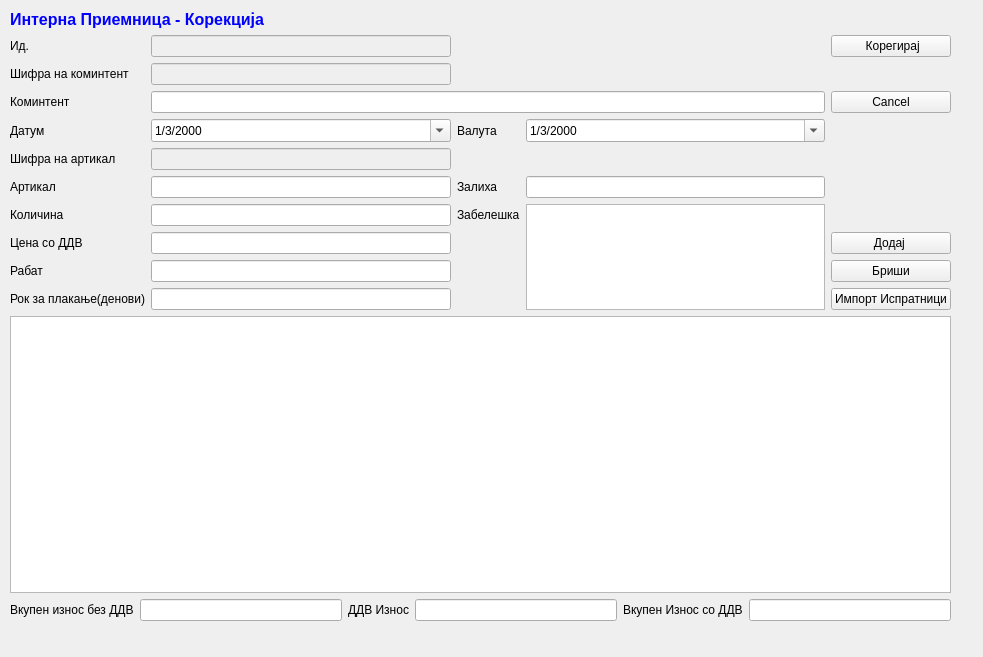
<?xml version="1.0" encoding="UTF-8"?>
<ui version="4.0">
 <class>IntPriemniciKorekcija</class>
 <widget class="QWidget" name="IntPriemniciKorekcija">
  <property name="geometry">
   <rect>
    <x>0</x>
    <y>0</y>
    <width>983</width>
    <height>657</height>
   </rect>
  </property>
  <property name="windowTitle">
   <string>Form</string>
  </property>
  <widget class="QWidget" name="layoutWidget">
   <property name="geometry">
    <rect>
     <x>10</x>
     <y>10</y>
     <width>941</width>
     <height>611</height>
    </rect>
   </property>
   <layout class="QGridLayout" name="gridLayout">
    <item row="1" column="1">
     <widget class="QLineEdit" name="faktura_id">
      <property name="enabled">
       <bool>false</bool>
      </property>
      <property name="palette">
       <palette>
        <active>
         <colorrole role="Text">
          <brush brushstyle="SolidPattern">
           <color alpha="255">
            <red>0</red>
            <green>0</green>
            <blue>0</blue>
           </color>
          </brush>
         </colorrole>
        </active>
        <inactive>
         <colorrole role="Text">
          <brush brushstyle="SolidPattern">
           <color alpha="255">
            <red>0</red>
            <green>0</green>
            <blue>0</blue>
           </color>
          </brush>
         </colorrole>
        </inactive>
        <disabled>
         <colorrole role="Text">
          <brush brushstyle="SolidPattern">
           <color alpha="255">
            <red>0</red>
            <green>0</green>
            <blue>255</blue>
           </color>
          </brush>
         </colorrole>
        </disabled>
       </palette>
      </property>
      <property name="styleSheet">
       <string notr="true"/>
      </property>
     </widget>
    </item>
    <item row="6" column="1">
     <widget class="QLineEdit" name="artikal">
      <property name="enabled">
       <bool>true</bool>
      </property>
      <property name="toolTip">
       <string>&lt;html&gt;&lt;head/&gt;&lt;body&gt;&lt;p&gt;Притисни ЕНТЕР за да те однесе во листата&lt;/p&gt;&lt;/body&gt;&lt;/html&gt;</string>
      </property>
      <property name="readOnly">
       <bool>false</bool>
      </property>
     </widget>
    </item>
    <item row="8" column="4">
     <widget class="QPushButton" name="pushButton_3">
      <property name="text">
       <string>Додај </string>
      </property>
     </widget>
    </item>
    <item row="0" column="0" colspan="2">
     <widget class="QLabel" name="label_4">
      <property name="text">
       <string>&lt;!DOCTYPE HTML PUBLIC &quot;-//W3C//DTD HTML 4.0//EN&quot; &quot;http://www.w3.org/TR/REC-html40/strict.dtd&quot;&gt;
&lt;html&gt;&lt;head&gt;&lt;meta name=&quot;qrichtext&quot; content=&quot;1&quot; /&gt;&lt;style type=&quot;text/css&quot;&gt;
p, li { white-space: pre-wrap; }
&lt;/style&gt;&lt;/head&gt;&lt;body style=&quot; font-family:'Sans Serif'; font-size:9pt; font-weight:400; font-style:normal;&quot;&gt;
&lt;p style=&quot; margin-top:0px; margin-bottom:0px; margin-left:0px; margin-right:0px; -qt-block-indent:0; text-indent:0px;&quot;&gt;&lt;span style=&quot; font-family:'MS Shell Dlg 2'; font-size:12pt; font-weight:600; color:#0000ff;&quot;&gt;Интерна Приемница&lt;/span&gt;&lt;span style=&quot; font-family:'MS Shell Dlg 2'; font-size:12pt; font-weight:600; color:#0000ff;&quot;&gt; - Корекција&lt;/span&gt;&lt;/p&gt;&lt;/body&gt;&lt;/html&gt;</string>
      </property>
     </widget>
    </item>
    <item row="1" column="0">
     <widget class="QLabel" name="label_7">
      <property name="text">
       <string>Ид.</string>
      </property>
     </widget>
    </item>
    <item row="1" column="4">
     <widget class="QPushButton" name="pushButton_4">
      <property name="text">
       <string> Корегирај</string>
      </property>
      <property name="icon">
       <iconset>
        <normaloff>../../../Brisi/sterna/Resources/key_f9.png</normaloff>../../../Brisi/sterna/Resources/key_f9.png</iconset>
      </property>
     </widget>
    </item>
    <item row="3" column="0">
     <widget class="QLabel" name="label">
      <property name="text">
       <string>Коминтент</string>
      </property>
     </widget>
    </item>
    <item row="3" column="4">
     <widget class="QPushButton" name="pushButton_5">
      <property name="text">
       <string>Cancel</string>
      </property>
     </widget>
    </item>
    <item row="4" column="0">
     <widget class="QLabel" name="label_2">
      <property name="text">
       <string>Датум</string>
      </property>
     </widget>
    </item>
    <item row="6" column="0">
     <widget class="QLabel" name="label_3">
      <property name="text">
       <string>Артикал</string>
      </property>
     </widget>
    </item>
    <item row="9" column="0">
     <widget class="QLabel" name="label_9">
      <property name="text">
       <string>Рабат</string>
      </property>
     </widget>
    </item>
    <item row="9" column="1">
     <widget class="QLineEdit" name="rabat"/>
    </item>
    <item row="9" column="4">
     <widget class="QPushButton" name="pushButton_6">
      <property name="text">
       <string>Бриши</string>
      </property>
     </widget>
    </item>
    <item row="11" column="0" colspan="5">
     <widget class="QTableView" name="tableView"/>
    </item>
    <item row="4" column="1">
     <widget class="QDateTimeEdit" name="dateTimeDatum">
      <property name="date">
       <date>
        <year>2000</year>
        <month>3</month>
        <day>1</day>
       </date>
      </property>
      <property name="displayFormat">
       <string>d/M/yyyy</string>
      </property>
      <property name="calendarPopup">
       <bool>true</bool>
      </property>
     </widget>
    </item>
    <item row="10" column="1">
     <widget class="QLineEdit" name="rok_za_plakanje_denovi"/>
    </item>
    <item row="10" column="0">
     <widget class="QLabel" name="label_10">
      <property name="text">
       <string>Рок за плакање(денови)</string>
      </property>
     </widget>
    </item>
    <item row="10" column="4">
     <widget class="QPushButton" name="pushButtonA">
      <property name="text">
       <string>Импорт Испратници</string>
      </property>
     </widget>
    </item>
    <item row="3" column="1" colspan="3">
     <widget class="QLineEdit" name="komintent">
      <property name="enabled">
       <bool>true</bool>
      </property>
      <property name="toolTip">
       <string>&lt;html&gt;&lt;head/&gt;&lt;body&gt;&lt;p&gt;Притисни ЕНТЕР за да те однесе во листата&lt;/p&gt;&lt;/body&gt;&lt;/html&gt;</string>
      </property>
      <property name="readOnly">
       <bool>false</bool>
      </property>
     </widget>
    </item>
    <item row="4" column="3">
     <widget class="QDateTimeEdit" name="dateTimeValuta">
      <property name="date">
       <date>
        <year>2000</year>
        <month>3</month>
        <day>1</day>
       </date>
      </property>
      <property name="displayFormat">
       <string>d/M/yyyy</string>
      </property>
      <property name="calendarPopup">
       <bool>true</bool>
      </property>
     </widget>
    </item>
    <item row="4" column="2">
     <widget class="QLabel" name="label_12">
      <property name="text">
       <string>Валута</string>
      </property>
     </widget>
    </item>
    <item row="7" column="2">
     <widget class="QLabel" name="label_11">
      <property name="text">
       <string>Забелешка</string>
      </property>
     </widget>
    </item>
    <item row="6" column="2">
     <widget class="QLabel" name="label_8">
      <property name="text">
       <string>Залиха</string>
      </property>
     </widget>
    </item>
    <item row="6" column="3">
     <widget class="QLineEdit" name="zaliha"/>
    </item>
    <item row="7" column="3" rowspan="4">
     <widget class="QTextEdit" name="zabeleska"/>
    </item>
    <item row="8" column="1">
     <widget class="QLineEdit" name="cena_so_ddv"/>
    </item>
    <item row="7" column="1">
     <widget class="QLineEdit" name="kolicina"/>
    </item>
    <item row="8" column="0">
     <widget class="QLabel" name="label_5">
      <property name="text">
       <string>Цена со ДДВ</string>
      </property>
     </widget>
    </item>
    <item row="7" column="0">
     <widget class="QLabel" name="label_6">
      <property name="text">
       <string>Количина</string>
      </property>
     </widget>
    </item>
    <item row="12" column="0" colspan="5">
     <layout class="QGridLayout" name="gridLayout_2">
      <item row="0" column="0">
       <widget class="QLabel" name="label_13">
        <property name="text">
         <string>Вкупен износ без ДДВ</string>
        </property>
       </widget>
      </item>
      <item row="0" column="1">
       <widget class="QLineEdit" name="vk_iznos_bez_ddv">
        <property name="readOnly">
         <bool>true</bool>
        </property>
       </widget>
      </item>
      <item row="0" column="2">
       <widget class="QLabel" name="label_14">
        <property name="text">
         <string>ДДВ Износ</string>
        </property>
       </widget>
      </item>
      <item row="0" column="3">
       <widget class="QLineEdit" name="vk_ddv_iznos">
        <property name="readOnly">
         <bool>true</bool>
        </property>
       </widget>
      </item>
      <item row="0" column="4">
       <widget class="QLabel" name="label_15">
        <property name="text">
         <string>Вкупен Износ со ДДВ</string>
        </property>
       </widget>
      </item>
      <item row="0" column="5">
       <widget class="QLineEdit" name="vk_iznos_so_ddv">
        <property name="readOnly">
         <bool>true</bool>
        </property>
       </widget>
      </item>
     </layout>
    </item>
    <item row="2" column="0">
     <widget class="QLabel" name="label_16">
      <property name="text">
       <string>Шифра на коминтент</string>
      </property>
     </widget>
    </item>
    <item row="5" column="0">
     <widget class="QLabel" name="label_17">
      <property name="text">
       <string>Шифра на артикал</string>
      </property>
     </widget>
    </item>
    <item row="2" column="1">
     <widget class="QLineEdit" name="sifra_komintent">
      <property name="enabled">
       <bool>false</bool>
      </property>
      <property name="palette">
       <palette>
        <active>
         <colorrole role="Text">
          <brush brushstyle="SolidPattern">
           <color alpha="255">
            <red>0</red>
            <green>0</green>
            <blue>0</blue>
           </color>
          </brush>
         </colorrole>
        </active>
        <inactive>
         <colorrole role="Text">
          <brush brushstyle="SolidPattern">
           <color alpha="255">
            <red>0</red>
            <green>0</green>
            <blue>0</blue>
           </color>
          </brush>
         </colorrole>
        </inactive>
        <disabled>
         <colorrole role="Text">
          <brush brushstyle="SolidPattern">
           <color alpha="255">
            <red>0</red>
            <green>0</green>
            <blue>255</blue>
           </color>
          </brush>
         </colorrole>
        </disabled>
       </palette>
      </property>
      <property name="styleSheet">
       <string notr="true"/>
      </property>
     </widget>
    </item>
    <item row="5" column="1">
     <widget class="QLineEdit" name="sifra_artikal">
      <property name="enabled">
       <bool>false</bool>
      </property>
      <property name="palette">
       <palette>
        <active>
         <colorrole role="Text">
          <brush brushstyle="SolidPattern">
           <color alpha="255">
            <red>0</red>
            <green>0</green>
            <blue>0</blue>
           </color>
          </brush>
         </colorrole>
        </active>
        <inactive>
         <colorrole role="Text">
          <brush brushstyle="SolidPattern">
           <color alpha="255">
            <red>0</red>
            <green>0</green>
            <blue>0</blue>
           </color>
          </brush>
         </colorrole>
        </inactive>
        <disabled>
         <colorrole role="Text">
          <brush brushstyle="SolidPattern">
           <color alpha="255">
            <red>0</red>
            <green>0</green>
            <blue>255</blue>
           </color>
          </brush>
         </colorrole>
        </disabled>
       </palette>
      </property>
      <property name="styleSheet">
       <string notr="true"/>
      </property>
      <property name="readOnly">
       <bool>true</bool>
      </property>
     </widget>
    </item>
   </layout>
  </widget>
 </widget>
 <tabstops>
  <tabstop>faktura_id</tabstop>
  <tabstop>sifra_komintent</tabstop>
  <tabstop>komintent</tabstop>
  <tabstop>dateTimeDatum</tabstop>
  <tabstop>dateTimeValuta</tabstop>
  <tabstop>sifra_artikal</tabstop>
  <tabstop>artikal</tabstop>
  <tabstop>zaliha</tabstop>
  <tabstop>kolicina</tabstop>
  <tabstop>cena_so_ddv</tabstop>
  <tabstop>rabat</tabstop>
  <tabstop>rok_za_plakanje_denovi</tabstop>
  <tabstop>pushButton_3</tabstop>
  <tabstop>pushButton_6</tabstop>
  <tabstop>pushButtonA</tabstop>
  <tabstop>pushButton_4</tabstop>
  <tabstop>pushButton_5</tabstop>
  <tabstop>zabeleska</tabstop>
  <tabstop>tableView</tabstop>
  <tabstop>vk_iznos_bez_ddv</tabstop>
  <tabstop>vk_ddv_iznos</tabstop>
  <tabstop>vk_iznos_so_ddv</tabstop>
 </tabstops>
 <resources/>
 <connections/>
</ui>
